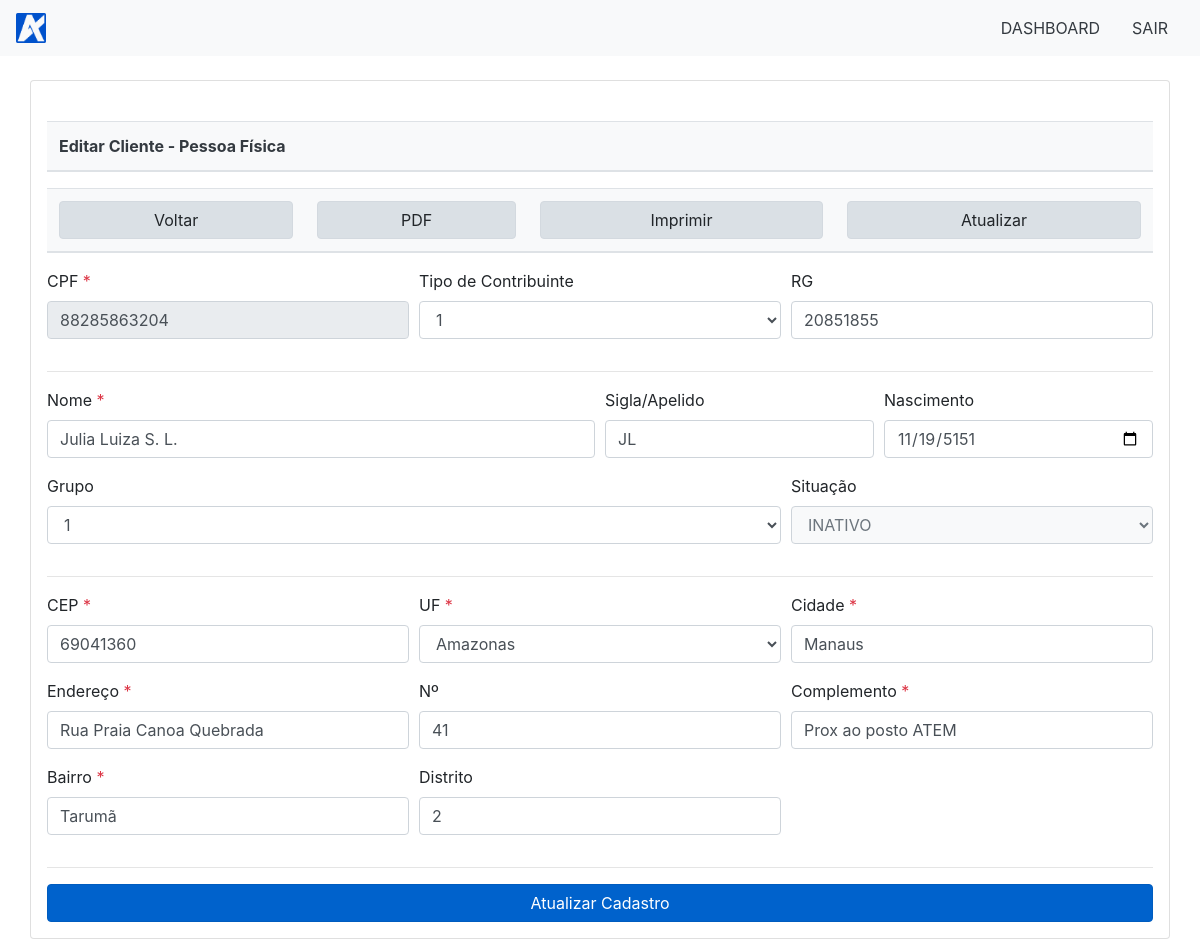
The app's page /view/editarClientePF.php?id=88285863204 (signed in) with its own data.
### tables this page shows
CREATE TABLE `clientespf` (
  `ID` int(11) NOT NULL,
  `CPF` varchar(255) NOT NULL,
  `TipoContribuinte` varchar(10) DEFAULT NULL,
  `RG` varchar(10) DEFAULT NULL,
  `nome` varchar(255) NOT NULL,
  `sigla` varchar(20) DEFAULT NULL,
  `nascimento` date DEFAULT NULL,
  `grupo` varchar(20) DEFAULT NULL,
  `situacao` varchar(20) DEFAULT NULL,
  `cep` varchar(20) DEFAULT NULL,
  `uf` varchar(20) DEFAULT NULL,
  `cidade` varchar(20) DEFAULT NULL,
  `endereco` varchar(255) DEFAULT NULL,
  `numero` varchar(10) DEFAULT NULL,
  `complemento` varchar(255) DEFAULT NULL,
  `bairro` varchar(30) DEFAULT NULL,
  `distrito` varchar(20) DEFAULT NULL
);

### model/consultaPF.php (called while the page is built, shortened)
<?php
		$id=$_GET['id'];
		$sql = "SELECT * FROM clientespf WHERE CPF='$id'";
		$result = $conn->query($sql);
		if ($result->num_rows > 0) {
		    while($row = $result->fetch_assoc()) {
		        $cpf = $row["CPF"];
				$rg = $row["RG"];
				$nome = $row["nome"];
				$sigla = $row["sigla"];
				$nascimento = $row["nascimento"];
				$cep = $row["cep"];
				$cidade = $row["cidade"];
				$endereco = $row["endereco"];
				$numero = $row["numero"];
				$complemento = $row["complemento"];
				$bairro = $row["bairro"];
				$distrito = $row["distrito"];
		    }
		} else {
		    echo "0 results";
		}
	?>

### view/editarClientePF.php (the view, shortened to what this page needs)
<?php
	require "../model/conectaBD.php";
	require "../model/consultaPF.php";
?>
<!DOCTYPE html>
<html>
<head>
	<link rel="stylesheet" href="css/bootstrap.min.css">
</head>
<body>
	<nav class="navbar navbar-expand-md navbar-light bg-light" >
	  <a class="navbar-brand" href="#">
	    <img src="imgs/axes2.png" width="30" height="30" class="d-inline-block align-top" alt="logo axes">
	  </a>
	  <div class="collapse navbar-collapse justify-content-end" id="navbarSupportedContent">
	  <ul class="nav ">
		  <li class="nav-item">
		    <a class="nav-link active text-dark" href="dashboard.php">DASHBOARD</a>
		  </li>
		  <li class="nav-item">
		    <a class="nav-link text-dark" href="../controller/sairLogin.php">SAIR</a>
		  </li>
		</ul>
	  </div>
	</nav>
	<br>
	<div class="container bg-white card p-3" id="cadForm">
		<br>
		<table class="table">
			 <thead class="bg-light">
			    <tr>
			      <th scope="col" class="text-dark">Editar Cliente - Pessoa Física</th>
			    </tr>
			  </thead>
	  	</table>
	  	<table class="table">
			 <thead class="bg-light">
			    <tr>
			      <th scope="col" class="text-dark"><a href="listaCliente.php" class="btn btn-light active btn-block">Voltar</a></th>
			 	  <th scope="col" class="text-dark"><button class="btn btn-light active btn-block" id="toPDF">PDF</button></th>
			      <th scope="col" class="text-dark"><button class="btn btn-light active btn-block" id="toPrint">Imprimir</button></th>
			      <th scope="col" class="text-dark"><button class="btn btn-light active btn-block" onClick="history.go(0)">Atualizar</button></th>
			    </tr>
			  </thead>
		</table>
		<form action="../controller/salvaClientePf.php" method="POST">
			  <div class="form-row">
			    <div class="col-md-4 mb-3">
			      <label for="validationDefault01">CPF<span class="text-danger"> *</span></label>
			      <input type="text" class="form-control" id="validationDefault01" placeholder="digite o CPF aqui" name="cpfPF" value="<?php echo $cpf;?>" readonly required>
			    </div>
			    <div class="col-md-4 mb-3">
			      	<label for="exampleFormControlSelect1">Tipo de Contribuinte</label>
				    <select class="form-control" id="exampleFormControlSelect1" name="tipoPF">
				      <option>1</option>
				    </select>
			    </div>
			    <div class="col-md-4 mb-3">
			      <label for="validationDefault01">RG</label>
			      <input type="text" class="form-control" id="validationDefault01" placeholder="digite o RG aqui" name="rgPF" value="<?php echo $rg;?>">
			    </div>
			  </div>
			  <hr>
			  <div class="form-row">
			    <div class="col-md-6 mb-3">
			      <label for="validationDefault03">Nome<span class="text-danger"> *</span></label>
			      <input type="text" class="form-control" id="validationDefault03" placeholder="digite o nome aqui" name="nomePF" value="<?php echo $nome;?>" required>
			    </div>
			    <div class="col-md-3 mb-3">
			      <label for="validationDefault04">Sigla/Apelido</label>
			      <input type="text" class="form-control" id="validationDefault04" placeholder="digite a sigla/apelido aqui" name="siglaPF" value="<?php echo $sigla;?>" required>
			    </div>
			    <div class="col-md-3 mb-3">
			      <label for="validationDefault05">Nascimento</label>
			      <input type="date" class="form-control" id="validationDefault05" name="dataNasPF" value="<?php echo $nascimento;?>" required>
			    </div>
			  </div>
			  <div class="form-row">
			    <div class="col-md-8 mb-3">
			      <label for="exampleFormControlSelect1">Grupo</label>
				    <select class="form-control" id="exampleFormControlSelect1" name="grupoPF">
				      <option>1</option>
				    </select>
			    </div>
			    <div class="col-md-4 mb-3">
			      <label for="validationDefault04">Situação</label>
			      	<select class="form-control text-secondary bg-light" id="exampleFormControlSelect1" name="situacaoPF">
				      <option class="form-control text-secondary bg-light">INATIVO</option>
					</select>
			  	</div>
			  </div>
			  <hr>
			  <div class="form-row">
			    <div class="col-md-4 mb-3">
			      <label for="validationDefault01">CEP<span class="text-danger"> *</span></label>
			      <input type="text" class="form-control" id="validationDefault01" name="cepPF" required value="<?php echo $cep;?>">
			    </div>
			    <div class="col-md-4 mb-3">
			      <label for="validationDefault01">UF<span class="text-danger"> *</span></label>
			      <select class="form-control" id="validationDefault01" name="ufPF" required="true">
						<option value="AM">Amazonas</option>
					</select>
			  	</div>
			  	<div class="col-md-4 mb-3">
			      <label for="validationDefault01">Cidade<span class="text-danger"> *</span></label>
			      <input type="text" class="form-control" id="validationDefault01" name="cidadePF" value="<?php echo $cidade;?>" required>
			  	</div>
			  </div>
			  <div class="form-row">
			    <div class="col-md-4 mb-3">
			      <label for="validationDefault01">Endereço<span class="text-danger"> *</span></label>
			      <input type="text" class="form-control" id="validationDefault01" name="enderecoPF" required value="<?php echo $endereco;?>">
			    </div>
			    <div class="col-md-4 mb-3">
			      <label for="validationDefault01">Nº</label>
			      <input type="text" class="form-control" id="validationDefault01" name="numeroPF" value="<?php echo $numero;?>" required>
			  	</div>
			  	<div class="col-md-4 mb-3">
			      <label for="validationDefault01">Complemento<span class="text-danger"> *</span></label>
			      <input type="text" class="form-control" id="validationDefault01" name="complementoPF" value="<?php echo $complemento;?>" required>
			  	</div>
			  </div>
			  <div class="form-row">
			    <div class="col-md-4 mb-3">
			      <label for="validationDefault01">Bairro<span class="text-danger"> *</span></label>
			      <input type="text" class="form-control" id="validationDefault01" name="bairroPF" value="<?php echo $bairro;?>" required>
			    </div>
			    <div class="col-md-4 mb-3">
			      <label for="validationDefault01">Distrito</label>
			      <input type="text" class="form-control" id="validationDefault01" name="distritoPF" value="<?php echo $distrito;?>" required>
			  	</div>
			  	<div class="col-md-4 mb-3">
			  	</div>
			  </div>
			  <hr>
			  <button class="btn btn-primary btn-block active" type="submit">Atualizar Cadastro</button>
		</form>
	</div>
</body>
</html>

### records on screen
clientespf: cpfPF "88285863204", rgPF "20851855", nomePF "Julia Luiza S. L.", siglaPF "JL", dataNasPF "11/19/5151", cepPF "69041360", cidadePF "Manaus", enderecoPF "Rua Praia Canoa Quebrada", numeroPF "41", complementoPF "Prox ao posto ATEM", bairroPF "Tarumã", distritoPF "2"
